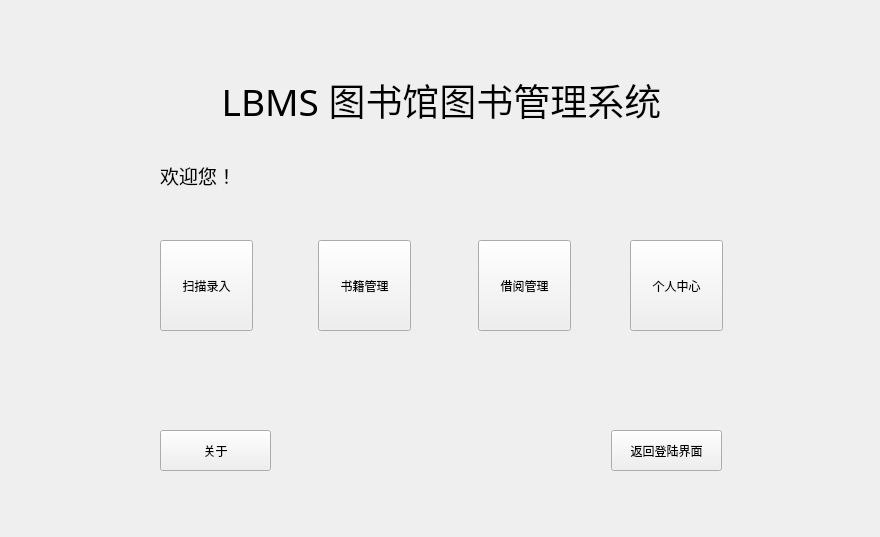
<?xml version="1.0" encoding="UTF-8"?>
<ui version="4.0">
 <class>adminitor_con</class>
 <widget class="QWidget" name="adminitor_con">
  <property name="geometry">
   <rect>
    <x>0</x>
    <y>0</y>
    <width>880</width>
    <height>537</height>
   </rect>
  </property>
  <property name="windowTitle">
   <string>adminitor_con</string>
  </property>
  <widget class="QLabel" name="label">
   <property name="geometry">
    <rect>
     <x>160</x>
     <y>70</y>
     <width>563</width>
     <height>60</height>
    </rect>
   </property>
   <property name="font">
    <font>
     <family>微软雅黑</family>
     <pointsize>28</pointsize>
    </font>
   </property>
   <property name="text">
    <string>LBMS 图书馆图书管理系统</string>
   </property>
   <property name="alignment">
    <set>Qt::AlignCenter</set>
   </property>
  </widget>
  <widget class="QLabel" name="welcome">
   <property name="geometry">
    <rect>
     <x>160</x>
     <y>160</y>
     <width>561</width>
     <height>31</height>
    </rect>
   </property>
   <property name="font">
    <font>
     <family>微软雅黑 Light</family>
     <pointsize>14</pointsize>
    </font>
   </property>
   <property name="text">
    <string>欢迎您！</string>
   </property>
  </widget>
  <widget class="QPushButton" name="scan">
   <property name="geometry">
    <rect>
     <x>160</x>
     <y>240</y>
     <width>93</width>
     <height>91</height>
    </rect>
   </property>
   <property name="text">
    <string>扫描录入</string>
   </property>
  </widget>
  <widget class="QPushButton" name="bookcon">
   <property name="geometry">
    <rect>
     <x>318</x>
     <y>240</y>
     <width>93</width>
     <height>91</height>
    </rect>
   </property>
   <property name="text">
    <string>书籍管理</string>
   </property>
  </widget>
  <widget class="QPushButton" name="borrowecon">
   <property name="geometry">
    <rect>
     <x>478</x>
     <y>240</y>
     <width>93</width>
     <height>91</height>
    </rect>
   </property>
   <property name="text">
    <string>借阅管理</string>
   </property>
  </widget>
  <widget class="QPushButton" name="selfcen">
   <property name="geometry">
    <rect>
     <x>630</x>
     <y>240</y>
     <width>93</width>
     <height>91</height>
    </rect>
   </property>
   <property name="text">
    <string>个人中心</string>
   </property>
  </widget>
  <widget class="QPushButton" name="return_2">
   <property name="geometry">
    <rect>
     <x>611</x>
     <y>430</y>
     <width>111</width>
     <height>41</height>
    </rect>
   </property>
   <property name="text">
    <string>返回登陆界面</string>
   </property>
  </widget>
  <widget class="QPushButton" name="about">
   <property name="geometry">
    <rect>
     <x>160</x>
     <y>430</y>
     <width>111</width>
     <height>41</height>
    </rect>
   </property>
   <property name="text">
    <string>关于</string>
   </property>
  </widget>
 </widget>
 <layoutdefault spacing="6" margin="11"/>
 <resources/>
 <connections>
  <connection>
   <sender>return_2</sender>
   <signal>clicked()</signal>
   <receiver>adminitor_con</receiver>
   <slot>slot1()</slot>
   <hints>
    <hint type="sourcelabel">
     <x>611</x>
     <y>430</y>
    </hint>
    <hint type="destinationlabel">
     <x>353</x>
     <y>287</y>
    </hint>
   </hints>
  </connection>
  <connection>
   <sender>scan</sender>
   <signal>clicked()</signal>
   <receiver>adminitor_con</receiver>
   <slot>slot2()</slot>
   <hints>
    <hint type="sourcelabel">
     <x>212</x>
     <y>263</y>
    </hint>
    <hint type="destinationlabel">
     <x>112</x>
     <y>345</y>
    </hint>
   </hints>
  </connection>
  <connection>
   <sender>selfcen</sender>
   <signal>clicked()</signal>
   <receiver>adminitor_con</receiver>
   <slot>slot3()</slot>
   <hints>
    <hint type="sourcelabel">
     <x>631</x>
     <y>273</y>
    </hint>
    <hint type="destinationlabel">
     <x>731</x>
     <y>350</y>
    </hint>
   </hints>
  </connection>
  <connection>
   <sender>bookcon</sender>
   <signal>clicked()</signal>
   <receiver>adminitor_con</receiver>
   <slot>slot4()</slot>
   <hints>
    <hint type="sourcelabel">
     <x>364</x>
     <y>283</y>
    </hint>
    <hint type="destinationlabel">
     <x>289</x>
     <y>371</y>
    </hint>
   </hints>
  </connection>
  <connection>
   <sender>borrowecon</sender>
   <signal>clicked()</signal>
   <receiver>adminitor_con</receiver>
   <slot>slot5()</slot>
   <hints>
    <hint type="sourcelabel">
     <x>518</x>
     <y>271</y>
    </hint>
    <hint type="destinationlabel">
     <x>591</x>
     <y>376</y>
    </hint>
   </hints>
  </connection>
  <connection>
   <sender>about</sender>
   <signal>clicked()</signal>
   <receiver>adminitor_con</receiver>
   <slot>about()</slot>
   <hints>
    <hint type="sourcelabel">
     <x>255</x>
     <y>449</y>
    </hint>
    <hint type="destinationlabel">
     <x>315</x>
     <y>457</y>
    </hint>
   </hints>
  </connection>
 </connections>
 <slots>
  <slot>slot1()</slot>
  <slot>slot2()</slot>
  <slot>slot3()</slot>
  <slot>slot4()</slot>
  <slot>slot5()</slot>
  <slot>about()</slot>
 </slots>
</ui>
